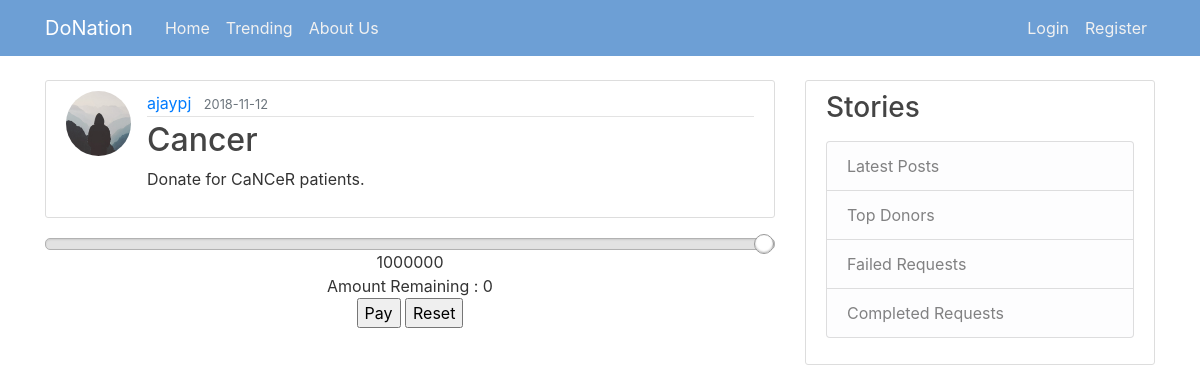
Screenshot of /post/2 with the database file from the repository.
### flaskblog/models.py (models this page shows, shortened)
class User(db.Model, UserMixin):
    id = db.Column(db.Integer, primary_key=True)
    username = db.Column(db.String(20), unique=True, nullable=False)
    email = db.Column(db.String(120), unique=True, nullable=False)
    image_file = db.Column(db.String(20), nullable=False, default='default.jpg')
    password = db.Column(db.String(60), nullable=False)
    posts = db.relationship('Post', backref='author', lazy=True)
    transactions = db.relationship('Transaction', backref='Contributor', lazy=True)
    no_of_succesful_transactions = db.Column(db.Integer,default = 0)
    total_contribution = db.Column(db.Integer,default = 0)

class Post(db.Model):
    id = db.Column(db.Integer, primary_key=True)
    title = db.Column(db.String(100), nullable=False)
    date_posted = db.Column(db.DateTime, nullable=False, default=datetime.utcnow)
    content = db.Column(db.Text, nullable=False)
    amount_requested = db.Column(db.Integer,nullable=False)
    amount_collected = db.Column(db.Integer,nullable=False,default=0)
    user_id = db.Column(db.Integer, db.ForeignKey('user.id'), nullable=False)
    charge_id = db.Column(db.String(40),nullable=False)
    transactions = db.relationship('Transaction', backref='Reciever', lazy=True)
    status = db.Column(db.String(20),nullable=False,default="running")
    remaining_time = db.Column(db.Integer,nullable=False)
    trendiness = db.Column(db.Integer,nullable=False,default=0)

### flaskblog/routes.py (the view)
@app.route("/post/<int:post_id>")
def post(post_id):
    post = Post.query.get_or_404(post_id)
    if(post.status=="running"):
         post.trendiness+=10000
    db.session.commit()
    print("call"+str(post_id))
    return render_template('post.html', title=post.title, post=post)

### flaskblog/templates/post.html (shortened to what this page needs)
{% extends "layout.html" %}
{% block content %}
  <article class="media content-section">
    <img class="rounded-circle article-img" src="{{ url_for('static', filename='profile_pics/' + post.author.image_file) }}">
    <div class="media-body">
      <div class="article-metadata">
		  <a class="mr-2" href="{{ url_for('user',user_id=post.author.id) }}">{{ post.author.username }}</a>
        <small class="text-muted">{{ post.date_posted.strftime('%Y-%m-%d') }}</small>
      </div>
      <h2 class="article-title">{{ post.title }}</h2>
      <p class="article-content">{{ post.content }}</p>
    </div>
  </article>
	 {% if post.status=="running" %}
  <center>
  <form name="PayForm" action ="/pay" method = "POST">
	  <input type="range" name="amount"  step="500" id="amount" value="{{ post.amount_requested }}" min="500" max="{{ post.amount_requested }}" oninput="amountRId.value = {{ post.amount_requested }} - amount.value; ao.value = amount.value">
	  <output name="ao" id="ao"> {{ post.amount_requested }} </output>
	  <br>
	  Amount Remaining :
	   <output name="amountRName" class="requested" id="amountRId">0</output>
		<br>
	 <input type="submit" value="Pay">
    <input type="reset" value="Reset">
  </form>
  </center>
		  {% else %}
		  <h2> Time for contributing to this request has expired. Sorry You cannot contribute to this cause any more. </h2>
		  {% endif %}
{% endblock content %}

### flaskblog/static/main.css (style rules this page uses)
body { background-image: url("https://d2v9y0dukr6mq2.cloudfront.net/video/thumbnail/itCjTBE/blue-smooth-flowing-waves-on-light-background-video-animation-hd-1920x1080_v1gtgzrrzg__F0008.png"); color: #333333; margin-top: 5rem; }
h1, h2, h3, h4, h5, h6 { color: #444444; }
.content-section { background: #ffffff; padding: 10px 20px; border: 1px solid #dddddd; border-radius: 3px; margin-bottom: 20px; }
.article-title { color: #444444; }
.article-content { white-space: pre-line; }
.article-img { height: 65px; width: 65px; margin-right: 16px; }
.article-metadata { padding-bottom: 1px; margin-bottom: 4px; border-bottom: 1px solid #e3e3e3 }
*, *:before, *:after { box-sizing: border-box; }
input[type=range] { display: block; width: 100%; margin: 0; -webkit-appearance: none; outline: none; }

### rows the page displays
User: image_file (placeholder picture), author.username "ajaypj"
Post: date_posted "2018-11-12", title "Cancer", content "Donate for CaNCeR patients.", amount "1000000", amount_requested "1000000"
